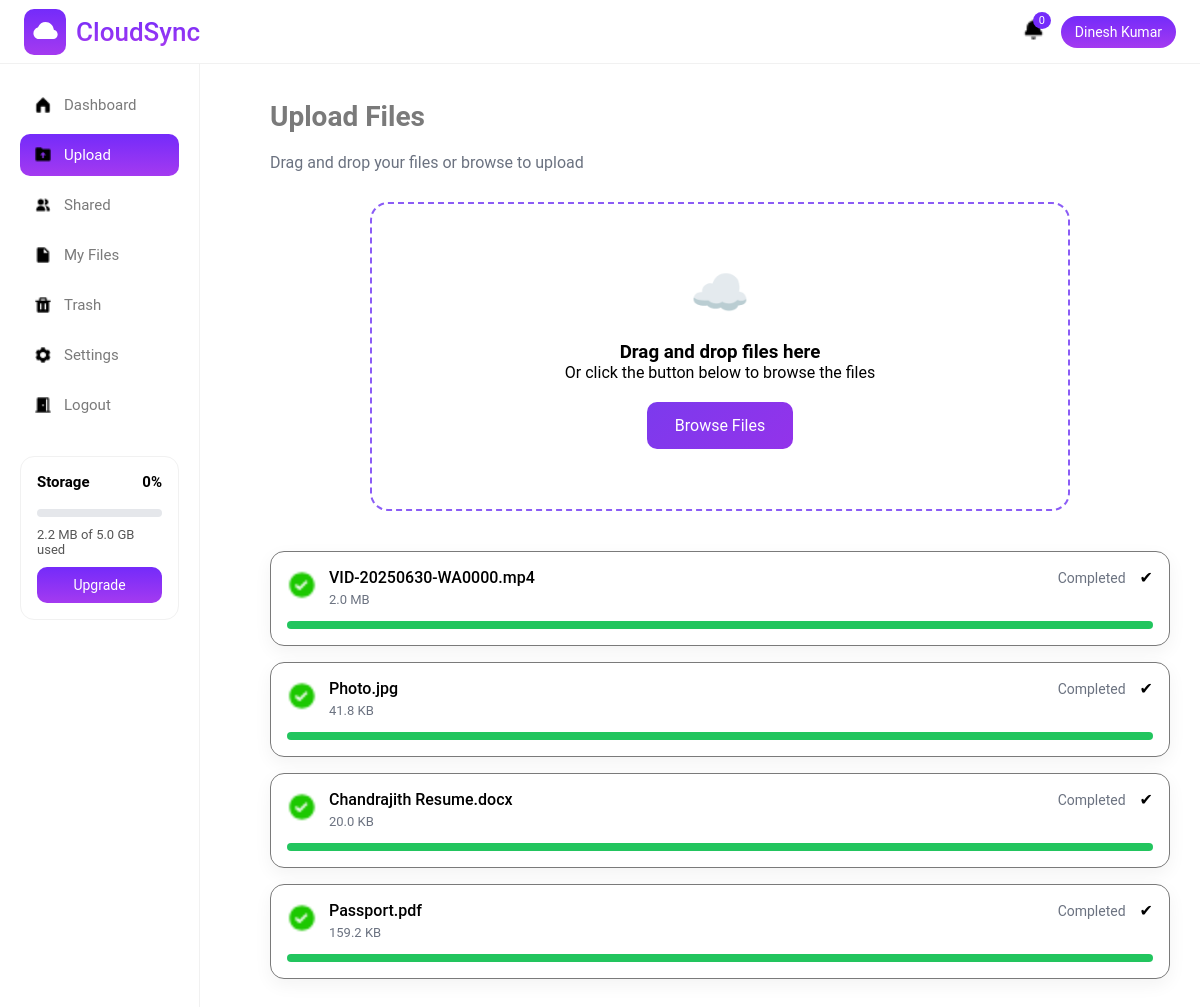
/user/upload/ (signed in), run on the app's committed database.
### accounts/models.py (models this page shows)
class User(AbstractUser):
    profile_picture = models.ImageField(null=True, blank=True, upload_to = profile_image_upload_path)
    phone = models.CharField(max_length=10, unique=True, null=True, blank=True)

### storageapp/models.py (models this page shows, shortened)
class CloudFile(models.Model):
    FILE_TYPES = (
        ("image", "Image"),
        ("video", "Video"),
        ("document", "Document"),
        ("other", "Other"),
    )
    user = models.ForeignKey(settings.AUTH_USER_MODEL, on_delete=models.CASCADE)
    file_name = models.CharField(max_length=255)
    file_size = models.BigIntegerField()
    file_type = models.CharField(max_length=20, choices=FILE_TYPES)
    file_url = models.URLField(null=True, blank=True)
    uploaded_file = models.FileField(upload_to='cloud/',null=True)
    public_id = models.CharField(max_length=255,null=True)
    uploaded_at = models.DateTimeField(auto_now_add=True)
    is_deleted = models.BooleanField(default=False)
    deleted_at = models.DateTimeField(null=True, blank=True)

### storageapp/views.py (the view, shortened to what this page needs)
# urls.py: path('upload/', upload_page, name='upload_page'),
@login_required
def upload_page(request):
    if request.user.is_superuser:
        base_template = "adminpanel/admin_base.html"
    else:
        base_template = "storageapp/base.html"
    if request.method == 'GET':
        last_uploads = (
            CloudFile.objects
            .filter(user=request.user)
            .order_by("-uploaded_at")[:10]
        )
        return render(
            request,
            "storageapp/upload.html",
            {"last_uploads": last_uploads,
             "base_template": base_template},
        )

### storageapp/context_processors.py (called while the page is built)
def storage_info(request):
    if not request.user.is_authenticated:
        return {}
    sub = UserSubscription.objects.select_related("plan").filter(user=request.user).first()
    used = (
        CloudFile.objects
        .filter(user=request.user, is_deleted=False)
        .aggregate(total=Sum("file_size"))["total"] or 0
    )
    limit = sub.plan.storage_limit
    storage_percent = min(
        int((used / limit) * 100) if limit else 0,
        100
    )
    return {
        "storage_used": used,
        "storage_limit": limit,
        "storage_percent": int((used / limit) * 100) if limit else 0,
        "current_plan": sub.plan,
        "storage_percent":storage_percent,
    }

### subscriptions/context_processors.py (called while the page is built)
def subscription_context(request):
    if not request.user.is_authenticated:
        return {}
    subscription = UserSubscription.objects.select_related("plan").get(user=request.user)
    used = CloudFile.objects.filter(
        user=request.user,
        is_deleted=False
    ).aggregate(s=Sum("file_size"))["s"] or 0
    limit = subscription.plan.storage_limit
    percent = min(int((used / limit) * 100), 100) if limit else 0
    return {
        "current_plan": subscription.plan,
        "storage_used": used,
        "storage_limit": limit,
        "storage_percent": percent,
    }

### storageapp/templates/storageapp/upload.html (shortened to what this page needs)
{% extends base_template %}
{% load static %}
{% block style %}
    <link rel="stylesheet" href="{% static 'css/upload.css' %}">
{% endblock %}
{% block content %}
<h2 class="page-title">Upload Files</h2>
<p class="page-subtitle">Drag and drop your files or browse to upload</p>
<div class="upload-box" id="dropZone">
    <div class="upload-icon">☁️</div>
    <h3>Drag and drop files here</h3>
    <p>Or click the button below to browse the files</p>
    <button class="browse-btn" onclick="document.getElementById('fileInput').click()">
        Browse Files
    </button>
</div>
    <div class="upload-list" id="uploadList">
    {% for file in last_uploads %}
    <div class="upload-row">
        <div class="upload-left">
            <div class="file-icon">
                    <img src="{% static 'images/checkmark.png' %}" alt="image">
            </div>
            <div>
                <div class="file-name">{{ file.file_name }}</div>
                <div class="file-size">{{ file.file_size|filesizeformat }}</div>
            </div>
        </div>
        <div class="upload-right">
            <span class="status-text completed">Completed</span>
            <span class="check">✔</span>
        </div>
        <div class="bar completed">
            <div class="bar-fill" style="width:100%;"></div>
        </div>
    </div>
{% empty %}
    <p style="color:#6b7280;">No recent uploads</p>
{% endfor %}
</div>
{% endblock %}

### storageapp/templates/storageapp/base.html (shortened to what this page needs)
{% load static %}
<!DOCTYPE html>
<html lang="en">
<head>
    <link rel="stylesheet" href="{% static 'css/common.css' %}">
    <link rel="stylesheet" href="{% static 'css/base.css' %}">
    {% block style %}
    {% endblock %}
</head>
<body>
<div class="header">
    <div class="logoarea">
        <div class="logoimage">
            <img src="{% static 'images/cloud.png' %}" alt="logoimage">
        </div>
        <div class="logotext">CloudSync</div>
    </div>
    <div class="header-right">
        <div class="notification"><img src="{% static 'images/bell.png' %}" alt="" srcset=""><span>0</span></div>
        <div class="user-pill">{{ request.user.first_name|default:request.user.username }}</div>
    </div>
</div>
<div class="sidebar">
    <a href="{% url 'storageapp:dashboard' %}" class="nav-item {% if request.resolver_match.url_name == 'dashboard' %}active{% endif %}"><img src="{% static 'images/dashboard.png' %}" alt=""> Dashboard</a>
    <a href="{% url 'storageapp:upload_page' %}" class="nav-item {% if request.resolver_match.url_name == 'upload_page' %}active{% endif %}"><img src="{% static 'images/upload.png' %}" alt=""> Upload</a>
    <a href="{% url 'storageapp:shared_files' %}" class="nav-item {% if request.resolver_match.url_name == 'shared_files' %}active{% endif %}"><img src="{% static 'images/share.png' %}" alt=""> Shared</a>
    <a href="{% url 'storageapp:myfiles' %}" class="nav-item {% if request.resolver_match.url_name == 'myfiles' %}active{% endif %}"><img src="{% static 'images/myfile.png' %}" alt=""> My Files</a>
    <a href="{% url 'storageapp:trash' %}" class="nav-item {% if request.resolver_match.url_name == 'trash' %}active{% endif %}"><img src="{% static 'images/trash.png' %}" alt=""> Trash</a>
    <a href="{% url 'storageapp:settings' %}" class="nav-item {% if request.resolver_match.url_name == 'settings' %}active{% endif %}"><img src="{% static 'images/settings.png' %}" alt=""> Settings</a>
    <a href="{% url 'accounts:user_logout' %}" class="nav-item"><img src="{% static 'images/logout.png' %}" alt=""> Logout</a>
    <div class="storage-box">
        <div style="display:flex;justify-content:space-between">
            <strong>Storage</strong>
            <strong>{{ storage_percent }}%</strong>
        </div>
        <div class="progressbar">
        </div>
        <p>
            {{ storage_used|filesizeformat }}
            of
            {{ storage_limit|filesizeformat }}
            used
        </p>
        {% if current_plan.name != "Business" %}
            <a href="{% url 'subscriptions:upgrade_page' %}" class="upgrade-btn">
                Upgrade
            </a>
        {% endif %}
    </div>
</div>
<div class="main">
    {% block content %}
    {% endblock %}
</div>
</body>
</html>

### static/css/common.css (style rules this page uses)
* { margin: 0; padding: 0; box-sizing: border-box; font-family: 'Roboto', sans-serif; }
:root { --white:#ffffff; --red:red; --blue:#742BFA; --violet:#A43AF0; --grey:#7A7A7A; --lightgrey:#f1f1f1; --bordergrey:#d0d0d0; --black:#000000; }
body { background: var(--white); color: var(--black); }
html { min-width: 320px; scroll-behavior: smooth; }
a { text-decoration: none; }

### static/css/base.css (style rules this page uses)
.header { height: 64px; background: var(--white); display: flex; align-items: center; justify-content: space-between; padding: 0 24px; border-bottom: 1px solid var(--lightgrey); position: fixed; top: 0; left: 0; right: 0; z-index: 100; }
.logoarea { display: flex; align-items: center; gap: 10px; }
.logoarea .logoimage { background:linear-gradient(to bottom, #742BFA, #A43AF0); padding: 7px; border-radius: 10px; }
.logoarea .logotext { background-image: linear-gradient(to bottom, #742BFA, #A43AF0); background-clip: text; -webkit-background-clip: text; color: transparent; -webkit-text-fill-color: transparent; font-size: clamp(20px, 2.5vw, 26px); font-weight: 550; }
.header-right { display: flex; align-items: center; gap: 16px; }
.header-right img { width: 23px; height: 23px; }
.notification { position: relative; font-size: 18px; cursor: pointer; }
.notification span { position: absolute; top: -6px; right: -6px; background: var(--blue); color: var(--white); font-size: 11px; padding: 2px 6px; border-radius: 50%; }
.user-pill { background: linear-gradient(to bottom, #742BFA, #A43AF0); color: var(--white); padding: 8px 14px; border-radius: 30px; font-size: 14px; cursor: pointer; }
.sidebar { width: 200px; min-width: 180px; background: var(--white); position: fixed; top: 64px; bottom: 0; left: 0; border-right: 1px solid var(--lightgrey); padding: 20px; }
.sidebar img { width: 18px; height: 18px; }
.nav-item { display: flex; align-items: center; gap: 12px; padding: 12px 14px; border-radius: 10px; color: var(--grey); text-decoration: none; margin-bottom: 8px; font-size: 15px; }
.nav-item.active, .nav-item:hover { background: linear-gradient(to bottom, #742BFA, #A43AF0); color: var(--white); }
.storage-box { margin-top: 30px; border: 1px solid var(--lightgrey); border-radius: 14px; padding: 16px; background: #fff; }
.storage-box strong { font-size: 15px; display: block; margin-bottom: 8px; }
.progressbar { height: 8px; background: #e5e7eb; border-radius: 999px; overflow: hidden; margin: 10px 0; }
.storage-box p { font-size: 13px; color: #555; margin: 6px 0 10px; }
.upgrade-btn { display: block; text-align: center; padding: 10px; border-radius: 10px; background: linear-gradient(to bottom, #742BFA, #A43AF0); color: #fff; text-decoration: none; font-size: 14px; }
.main { margin-left: 240px; padding: 100px 30px 30px; }

### static/css/upload.css (style rules this page uses)
.page-title { font-size: 28px; margin-bottom: 20px; color: var(--grey); }
.page-subtitle { color: #6b7280; margin-bottom: 30px; }
.upload-box { border: 2px dashed #8b5cf6; padding: 60px; text-align: center; border-radius: 18px; background: #fff; max-width: 700px; margin: 30px auto 30px; }
.upload-icon { font-size: 48px; margin-bottom: 20px; }
.browse-btn { margin-top: 20px; padding: 14px 28px; background: linear-gradient(135deg, #7c3aed, #9333ea); color: #fff; border: none; border-radius: 10px; font-size: 16px; cursor: pointer; }
.upload-list { margin-top: 40px; }
.upload-row { background: #fff; padding: 16px; border-radius: 14px; margin-bottom: 16px; box-shadow: 0 6px 18px rgba(0,0,0,0.05); position: relative; border: 1px solid var(--grey); width: 100%; }
.upload-left { display: flex; gap: 12px; align-items: center; }
.file-icon { font-size: 26px; }
.file-icon img { width: 30px; height: 30px; }
.file-name { font-weight: 500; margin-bottom: 5px; }
.file-size { font-size: 13px; color: #6b7280; }
.upload-right { position: absolute; top: 16px; right: 16px; display: flex; align-items: center; gap: 14px; }
.status-text { font-size: 14px; color: #6b7280; }
.bar { height: 8px; background: #e5e7eb; border-radius: 999px; margin-top: 14px; overflow: hidden; }
.bar-fill { height: 100%; width: 0%; background: #3b82f6; transition: width 0.3s linear; }
.completed .bar-fill { background: #22c55e; animation: none; }

### data on the page
User: user.first_name "Dinesh Kumar"
CloudFile: file_name "VID-20250630-WA0000.mp4", file_size|filesizeformat "2.0 MB"
CloudFile: file_name "Photo.jpg", file_size|filesizeformat "41.8 KB"
CloudFile: file_name "Chandrajith Resume.docx", file_size|filesizeformat "20.0 KB"
CloudFile: file_name "Passport.pdf", file_size|filesizeformat "159.2 KB"

### other printed values
{{ storage_percent }} "0"
{{ storage_used|filesizeformat }} "2.2 MB"
{{ storage_limit|filesizeformat }} "5.0 GB"
